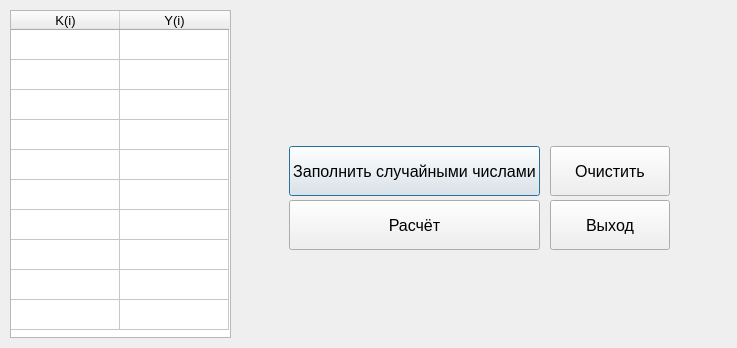
<?xml version="1.0" encoding="UTF-8"?>
<ui version="4.0">
 <class>Dialog</class>
 <widget class="QDialog" name="Dialog">
  <property name="geometry">
   <rect>
    <x>0</x>
    <y>0</y>
    <width>737</width>
    <height>348</height>
   </rect>
  </property>
  <property name="minimumSize">
   <size>
    <width>0</width>
    <height>0</height>
   </size>
  </property>
  <property name="maximumSize">
   <size>
    <width>737</width>
    <height>435</height>
   </size>
  </property>
  <property name="windowTitle">
   <string>Dialog</string>
  </property>
  <widget class="QTableWidget" name="tableWidget">
   <property name="geometry">
    <rect>
     <x>10</x>
     <y>10</y>
     <width>221</width>
     <height>328</height>
    </rect>
   </property>
   <property name="font">
    <font>
     <pointsize>10</pointsize>
    </font>
   </property>
   <attribute name="horizontalHeaderDefaultSectionSize">
    <number>109</number>
   </attribute>
   <attribute name="verticalHeaderVisible">
    <bool>false</bool>
   </attribute>
   <row>
    <property name="text">
     <string/>
    </property>
   </row>
   <row>
    <property name="text">
     <string/>
    </property>
   </row>
   <row>
    <property name="text">
     <string/>
    </property>
   </row>
   <row>
    <property name="text">
     <string/>
    </property>
   </row>
   <row>
    <property name="text">
     <string/>
    </property>
   </row>
   <row>
    <property name="text">
     <string/>
    </property>
   </row>
   <row>
    <property name="text">
     <string/>
    </property>
   </row>
   <row>
    <property name="text">
     <string/>
    </property>
   </row>
   <row>
    <property name="text">
     <string/>
    </property>
   </row>
   <row>
    <property name="text">
     <string/>
    </property>
   </row>
   <column>
    <property name="text">
     <string>K(i)</string>
    </property>
   </column>
   <column>
    <property name="text">
     <string>Y(i)</string>
    </property>
   </column>
  </widget>
  <widget class="QPushButton" name="btn_random_number">
   <property name="geometry">
    <rect>
     <x>289</x>
     <y>146</y>
     <width>251</width>
     <height>50</height>
    </rect>
   </property>
   <property name="font">
    <font>
     <family>Segoe UI</family>
     <pointsize>12</pointsize>
    </font>
   </property>
   <property name="text">
    <string>Заполнить случайными числами</string>
   </property>
  </widget>
  <widget class="QPushButton" name="btn_solve">
   <property name="geometry">
    <rect>
     <x>289</x>
     <y>200</y>
     <width>251</width>
     <height>50</height>
    </rect>
   </property>
   <property name="font">
    <font>
     <family>Segoe UI</family>
     <pointsize>12</pointsize>
    </font>
   </property>
   <property name="text">
    <string>Расчёт</string>
   </property>
  </widget>
  <widget class="QPushButton" name="btn_clear">
   <property name="geometry">
    <rect>
     <x>550</x>
     <y>146</y>
     <width>120</width>
     <height>50</height>
    </rect>
   </property>
   <property name="font">
    <font>
     <family>Segoe UI</family>
     <pointsize>12</pointsize>
    </font>
   </property>
   <property name="text">
    <string>Очистить</string>
   </property>
  </widget>
  <widget class="QPushButton" name="btn_exit">
   <property name="geometry">
    <rect>
     <x>550</x>
     <y>200</y>
     <width>120</width>
     <height>50</height>
    </rect>
   </property>
   <property name="font">
    <font>
     <family>Segoe UI</family>
     <pointsize>12</pointsize>
    </font>
   </property>
   <property name="text">
    <string>Выход</string>
   </property>
  </widget>
  <widget class="QLabel" name="label_img">
   <property name="geometry">
    <rect>
     <x>240</x>
     <y>20</y>
     <width>491</width>
     <height>121</height>
    </rect>
   </property>
   <property name="text">
    <string/>
   </property>
   <property name="pixmap">
    <pixmap>lab8.png</pixmap>
   </property>
  </widget>
  <widget class="QLabel" name="label_error">
   <property name="geometry">
    <rect>
     <x>280</x>
     <y>270</y>
     <width>391</width>
     <height>31</height>
    </rect>
   </property>
   <property name="font">
    <font>
     <family>Segoe UI</family>
     <pointsize>13</pointsize>
    </font>
   </property>
   <property name="styleSheet">
    <string notr="true">color: rgb(170, 0, 0);</string>
   </property>
   <property name="text">
    <string/>
   </property>
  </widget>
 </widget>
 <resources/>
 <connections/>
</ui>
